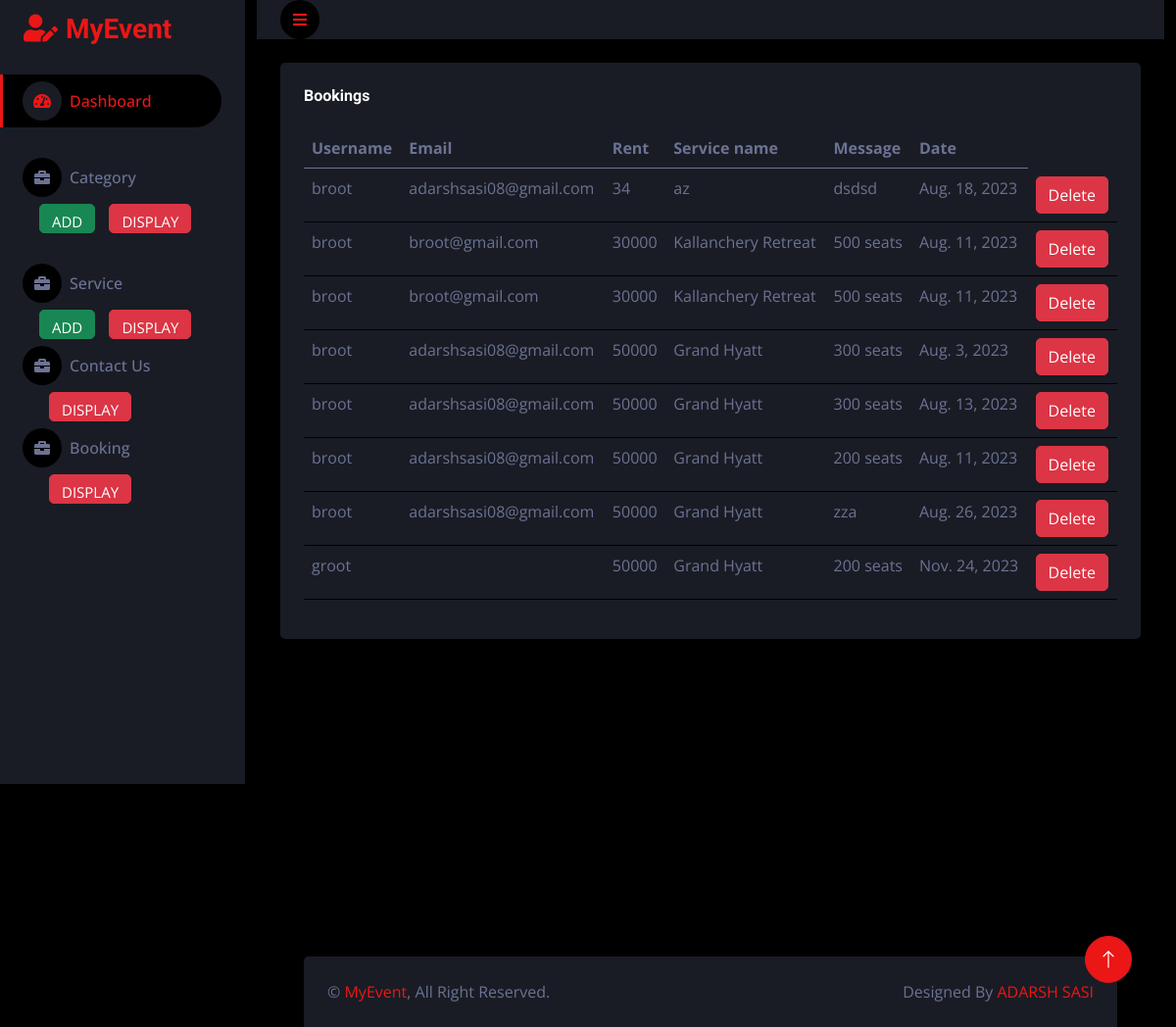
/adminapp/bookings/, run on the app's committed database.
### userapp/models.py (models this page shows)
class booking(models.Model):
    book_name=models.CharField(max_length=50, null=True, blank=True)
    book_email=models.CharField(max_length=50, null=True, blank=True)
    book_date=models.DateField()
    book_rent=models.IntegerField(null=True, blank=True)
    book_service=models.CharField(max_length=50,null=True, blank=True)
    book_message=models.CharField(max_length=50, null=True, blank=True)

### adminapp/views.py (the view)
# urls.py: path('bookings/',views.bookings,name="bookings"),
def bookings(req):
    data=booking.objects.all()
    return render(req,"bookingdisplay.html",{"data":data})

### adminapp/templates/bookingdisplay.html (shortened to what this page needs)
<!DOCTYPE html>
{% extends 'index.html' %}
{% block content %}
<html lang="en">
<head>
</head>
<body>
    <div class="col-12">
        <div class="bg-secondary rounded h-100 p-4">
            <h6 class="mb-4">Bookings</h6>
            <div class="table-responsive">
                <table class="table">
                    <thead>
                        <tr>
                            <th scope="col">Username</th>
                            <th scope="col">Email</th>
                            <th scope="col">Rent</th>
                            <th scope="col">Service name</th>
                            <th scope="col">Message</th>
                            <th scope="col">Date</th>
                        </tr>
                    </thead>
                    <tbody>
                    {% for i in data %}
                        <tr>
                         <td>{{i.book_name}}</td>
                         <td>{{i.book_email}}</td>
                         <td>{{i.book_rent}}</td>
                         <td>{{i.book_service}}</td>
                         <td>{{i.book_message}}</td>
                         <td>{{i.book_date}}</td>
                         <td>
                            <form action="{% url 'booking_delete' dataid=i.id %}">
                                <button type="submit" class="btn btn-danger mr-2">Delete</button>
                            </form>
                        </td>
                        </tr>
                        {% endfor %}
                    </tbody>
                </table>
            </div>
        </div>
    </div>
</body>
</html>
{% endblock %}

### adminapp/static/css/style.css (style rules this page uses)
:root { --primary: #EB1616; --secondary: #191C24; --light: #6C7293; --dark: #000000; }
.btn { transition: .5s; }

### data on the page
booking: book_name "broot", book_email "adarshsasi08@gmail.com", book_rent "34", book_service "az", book_message "dsdsd", book_date "Aug. 18, 2023"
booking: book_name "broot", book_email "broot@gmail.com", book_rent "30000", book_service "Kallanchery Retreat", book_message "500 seats", book_date "Aug. 11, 2023"
booking: book_name "broot", book_email "broot@gmail.com", book_rent "30000", book_service "Kallanchery Retreat", book_message "500 seats", book_date "Aug. 11, 2023"
booking: book_name "broot", book_email "adarshsasi08@gmail.com", book_rent "50000", book_service "Grand Hyatt", book_message "300 seats", book_date "Aug. 3, 2023"
booking: book_name "broot", book_email "adarshsasi08@gmail.com", book_rent "50000", book_service "Grand Hyatt", book_message "300 seats", book_date "Aug. 13, 2023"
booking: book_name "broot", book_email "adarshsasi08@gmail.com", book_rent "50000", book_service "Grand Hyatt", book_message "200 seats", book_date "Aug. 11, 2023"
booking: book_name "broot", book_email "adarshsasi08@gmail.com", book_rent "50000", book_service "Grand Hyatt", book_message "zza", book_date "Aug. 26, 2023"
booking: book_name "groot", book_rent "50000", book_service "Grand Hyatt", book_message "200 seats", book_date "Nov. 24, 2023"
